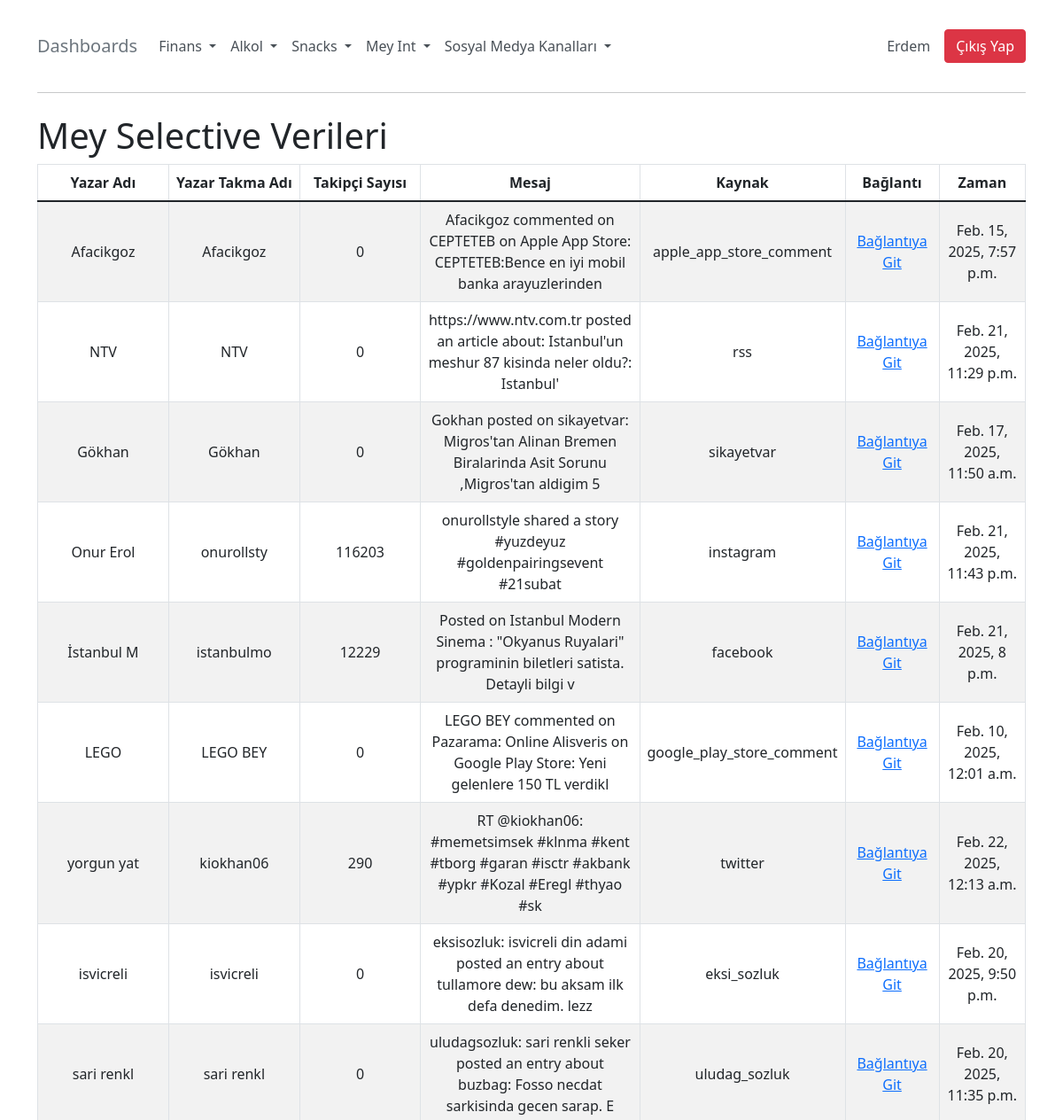
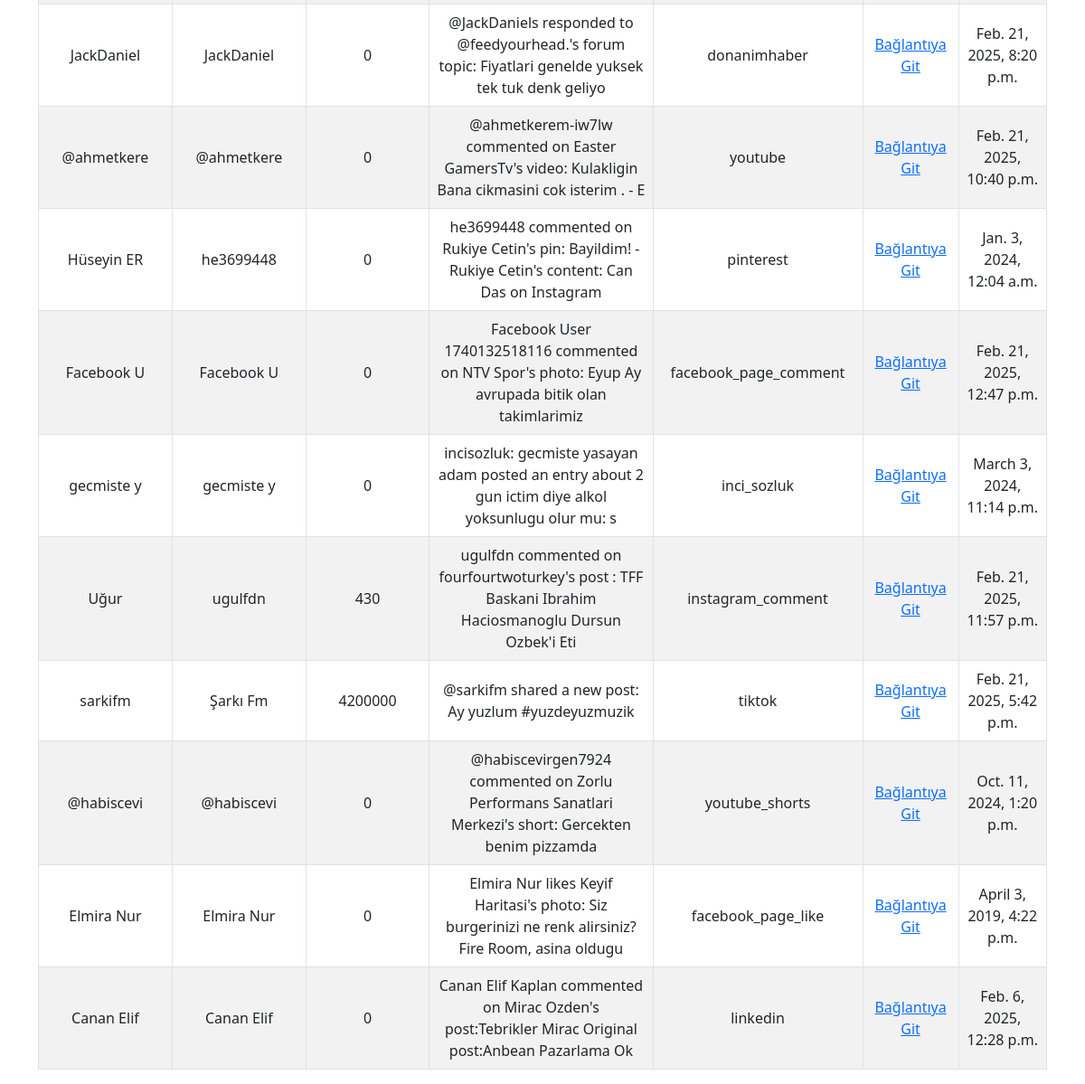
The app's page /mey/selective/ (signed in) with its own data (2 pictures, top to bottom).
### myapp/models.py (models this page shows, shortened)
class ChannelData(models.Model):
    source_category = models.CharField(max_length=255, null=True, blank=True)
    author_name = models.CharField(max_length=255, null=True, blank=True)
    author_nick = models.CharField(max_length=255, null=True, blank=True)
    author_follower_count = models.IntegerField(null=True, blank=True)
    body = models.TextField(null=True, blank=True)
    source = models.CharField(max_length=255, null=True, blank=True)
    link = models.URLField(null=True, blank=True)
    created_time = models.DateTimeField(null=True, blank=True)
    selective_part = models.CharField(max_length=255, null=True, blank=True)

### myapp/views.py (the view)
# urls.py: path('mey/selective/', views.mey_selective, name='mey_selective'),
@login_required
def mey_selective(request):
    data = ChannelData.objects.filter(source_category="mey", selective_part="selective")
    return render(request, 'mey_selective.html', {'data': data})

### myapp/views.py (called while the page is built)
def base_context(request):
    channels_to_find = [
        "twitter", "facebook", "facebook_page_comment", "facebook_page_like",
        "youtube", "youtube_shorts", "instagram", "instagram_comment",
        "tiktok", "pinterest", "rss", "apple_app_store_comment",
        "google_play_store_comment", "linkedin", "donanimhaber", "eksi_sozluk",
        "inci_sozluk", "sikayetvar", "uludag_sozluk"
    ]
    return {
        'channels_to_find': channels_to_find
    }

### templates/mey_selective.html (shortened to what this page needs)
{% extends 'base.html' %}
{% block content %}
    <h1>Mey Selective Verileri</h1>
    <div class="table-responsive">
        <table class="table table-bordered table-striped">
            <thead>
                <tr style="vertical-align: middle; text-align: center;">
                    <th scope="col" style="width: 15%;">Yazar Adı</th>
                    <th scope="col" style="width: 15%;">Yazar Takma Adı</th>
                    <th scope="col" style="width: 15%;">Takipçi Sayısı</th>
                    <th scope="col" style="width: 25%;">Mesaj</th>
                    <th scope="col" style="width: 10%;">Kaynak</th>
                    <th scope="col" style="width: 10%;">Bağlantı</th>
                    <th scope="col" style="width: 10%;">Zaman</th>
                </tr>
            </thead>
            <tbody>
                {% for item in data %}
                    <tr style="height: 20px; vertical-align: middle; text-align: center;">
                        <td style="width: 15%;">{{ item.author_name|slice:":10" }}</td>
                        <td style="width: 15%;">{{ item.author_nick|slice:":10" }}</td>
                        <td style="width: 15%;">{{ item.author_follower_count }}</td>
                        <td style="width: 25%;">{{ item.body|slice:":100" }}</td>
                        <td style="width: 10%;">{{ item.source }}</td>
                        <td style="width: 10%;"><a href="{{ item.link }}" target="_blank">Bağlantıya Git</a></td>
                        <td style="width: 10%;">{{ item.created_time }}</td>
                    </tr>
                {% endfor %}
            </tbody>
        </table>
    </div>
{% endblock %}

### templates/base.html (shortened to what this page needs)
<!DOCTYPE html>
<html lang="tr">
<head>
    <link href="https://cdn.jsdelivr.net/npm/bootstrap@5.1.3/dist/css/bootstrap.min.css" rel="stylesheet">
    {% load static %}
</head>
<body>
    <div class="container mt-4">
        <nav class="navbar navbar-expand-lg navbar-custom">
            <a class="navbar-brand" href="{% url 'index' %}">Dashboards</a>
            <div class="collapse navbar-collapse" id="navbarNav">
                <ul class="navbar-nav">
                    <li class="nav-item dropdown">
                        <a class="nav-link dropdown-toggle" href="#" id="financeDropdown" role="button" data-bs-toggle="dropdown">
                            Finans
                        </a>
                    </li>
                    <li class="nav-item dropdown">
                        <a class="nav-link dropdown-toggle" href="#" id="meyDropdown" role="button" data-bs-toggle="dropdown">
                            Alkol
                        </a>
                    </li>
                    <li class="nav-item dropdown">
                        <a class="nav-link dropdown-toggle" href="#" id="snacksDropdown" role="button" data-bs-toggle="dropdown">
                            Snacks
                        </a>
                    </li>
                    <li class="nav-item dropdown">
                        <a class="nav-link dropdown-toggle" href="#" id="meyIntDropdown" role="button" data-bs-toggle="dropdown">
                            Mey Int
                        </a>
                    </li>
                    <li class="nav-item dropdown">
                        <a class="nav-link dropdown-toggle" href="#" id="socialMediaDropdown" role="button" data-bs-toggle="dropdown">
                            Sosyal Medya Kanalları
                        </a>
                    </li>
                </ul>
                <ul class="navbar-nav ms-auto d-flex align-items-center">
                {% if user.is_authenticated %}
                    <li class="nav-item">
                        <span class="navbar-text">{{ user.username|capfirst }}</span>
                    </li>
                    <li class="nav-item ms-3">
                        <a href="{% url 'logout' %}" class="btn btn-danger">Çıkış Yap</a>
                    </li>
                {% else %}
                    <li class="nav-item">
                        <a class="nav-link" href="{% url 'login' %}">Giriş Yap</a>
                    </li>
                {% endif %}
            </ul>
            </div>
        </nav>
        <hr class="my-4" style="solid #495057; border-radius: 1px;">
        <div class="mt-4">
            {% block content %}
            {% endblock %}
        </div>
    </div>
</body>
</html>

### templates/base.html (style rules this page uses)
.navbar-custom { background-color: #ffffff; }
.navbar-custom .navbar-nav .nav-link { color: #495057; }
.navbar-custom .navbar-brand { color: #6c757d; }
.navbar-text { color: #495057; }

### records on screen
ChannelData: author_name "Afacikgoz", author_nick "Afacikgoz", author_follower_count "0", body "Afacikgoz commented on CEPTETEB on Apple App Store: CEPTETEB:Bence en iyi mobil banka arayuzlerinden", source "apple_app_store_comment", created_time "Feb. 15, 2025, 7:57 p.m."
ChannelData: author_name "NTV", author_nick "NTV", author_follower_count "0", body "https://www.ntv.com.tr posted an article about: Istanbul'un meshur 87 kisinda neler oldu?: Istanbul'", source "rss", created_time "Feb. 21, 2025, 11:29 p.m."
ChannelData: author_name "Gökhan", author_nick "Gökhan", author_follower_count "0", body "Gokhan posted on sikayetvar: Migros'tan Alinan Bremen Biralarinda Asit Sorunu ,Migros'tan aldigim 5", source "sikayetvar", created_time "Feb. 17, 2025, 11:50 a.m."
ChannelData: author_name "Onur Erol", author_nick "onurollsty", author_follower_count "116203", body "onurollstyle shared a story #yuzdeyuz #goldenpairingsevent #21subat", source "instagram", created_time "Feb. 21, 2025, 11:43 p.m."
ChannelData: author_name "İstanbul M", author_nick "istanbulmo", author_follower_count "12229", body "Posted on Istanbul Modern Sinema : \"Okyanus Ruyalari\" programinin biletleri satista. Detayli bilgi v", source "facebook", created_time "Feb. 21, 2025, 8 p.m."
ChannelData: author_name "LEGO", author_nick "LEGO BEY", author_follower_count "0", body "LEGO BEY commented on Pazarama: Online Alisveris on Google Play Store: Yeni gelenlere 150 TL verdikl", source "google_play_store_comment", created_time "Feb. 10, 2025, 12:01 a.m."
ChannelData: author_name "yorgun yat", author_nick "kiokhan06", author_follower_count "290", body "RT @kiokhan06: #memetsimsek #klnma #kent #tborg #garan #isctr #akbank #ypkr #Kozal #Eregl #thyao #sk", source "twitter", created_time "Feb. 22, 2025, 12:13 a.m."
ChannelData: author_name "isvicreli", author_nick "isvicreli", author_follower_count "0", body "eksisozluk: isvicreli din adami posted an entry about tullamore dew: bu aksam ilk defa denedim. lezz", source "eksi_sozluk", created_time "Feb. 20, 2025, 9:50 p.m."
ChannelData: author_name "sari renkl", author_nick "sari renkl", author_follower_count "0", body "uludagsozluk: sari renkli seker posted an entry about buzbag: Fosso necdat sarkisinda gecen sarap. E", source "uludag_sozluk", created_time "Feb. 20, 2025, 11:35 p.m."
ChannelData: author_name "JackDaniel", author_nick "JackDaniel", author_follower_count "0", body "@JackDaniels responded to @feedyourhead.'s forum topic: Fiyatlari genelde yuksek tek tuk denk geliyo", source "donanimhaber", created_time "Feb. 21, 2025, 8:20 p.m."
ChannelData: author_name "@ahmetkere", author_nick "@ahmetkere", author_follower_count "0", body "@ahmetkerem-iw7lw commented on Easter GamersTv's video: Kulakligin Bana cikmasini cok isterim . - E", source "youtube", created_time "Feb. 21, 2025, 10:40 p.m."
ChannelData: author_name "Hüseyin ER", author_nick "he3699448", author_follower_count "0", body "he3699448 commented on Rukiye Cetin's pin: Bayildim! - Rukiye Cetin's content: Can Das on Instagram", source "pinterest", created_time "Jan. 3, 2024, 12:04 a.m."
ChannelData: author_name "Facebook U", author_nick "Facebook U", author_follower_count "0", body "Facebook User 1740132518116 commented on NTV Spor's photo: Eyup Ay avrupada bitik olan takimlarimiz", source "facebook_page_comment", created_time "Feb. 21, 2025, 12:47 p.m."
ChannelData: author_name "gecmiste y", author_nick "gecmiste y", author_follower_count "0", body "incisozluk: gecmiste yasayan adam posted an entry about 2 gun ictim diye alkol yoksunlugu olur mu: s", source "inci_sozluk", created_time "March 3, 2024, 11:14 p.m."
ChannelData: author_name "Uğur", author_nick "ugulfdn", author_follower_count "430", body "ugulfdn commented on fourfourtwoturkey's post : TFF Baskani Ibrahim Haciosmanoglu Dursun Ozbek'i Eti", source "instagram_comment", created_time "Feb. 21, 2025, 11:57 p.m."
ChannelData: author_name "sarkifm", author_nick "Şarkı Fm", author_follower_count "4200000", body "@sarkifm shared a new post: Ay yuzlum #yuzdeyuzmuzik", source "tiktok", created_time "Feb. 21, 2025, 5:42 p.m."
ChannelData: author_name "@habiscevi", author_nick "@habiscevi", author_follower_count "0", body "@habiscevirgen7924 commented on Zorlu Performans Sanatlari Merkezi's short: Gercekten benim pizzamda", source "youtube_shorts", created_time "Oct. 11, 2024, 1:20 p.m."
ChannelData: author_name "Elmira Nur", author_nick "Elmira Nur", author_follower_count "0", body "Elmira Nur likes Keyif Haritasi's photo: Siz burgerinizi ne renk alirsiniz? Fire Room, asina oldugu", source "facebook_page_like", created_time "April 3, 2019, 4:22 p.m."
ChannelData: author_name "Canan Elif", author_nick "Canan Elif", author_follower_count "0", body "Canan Elif Kaplan commented on Mirac Ozden's post:Tebrikler Mirac Original post:Anbean Pazarlama Ok", source "linkedin", created_time "Feb. 6, 2025, 12:28 p.m."

### other values on screen
{{ user.username|capfirst }} "Erdem"
